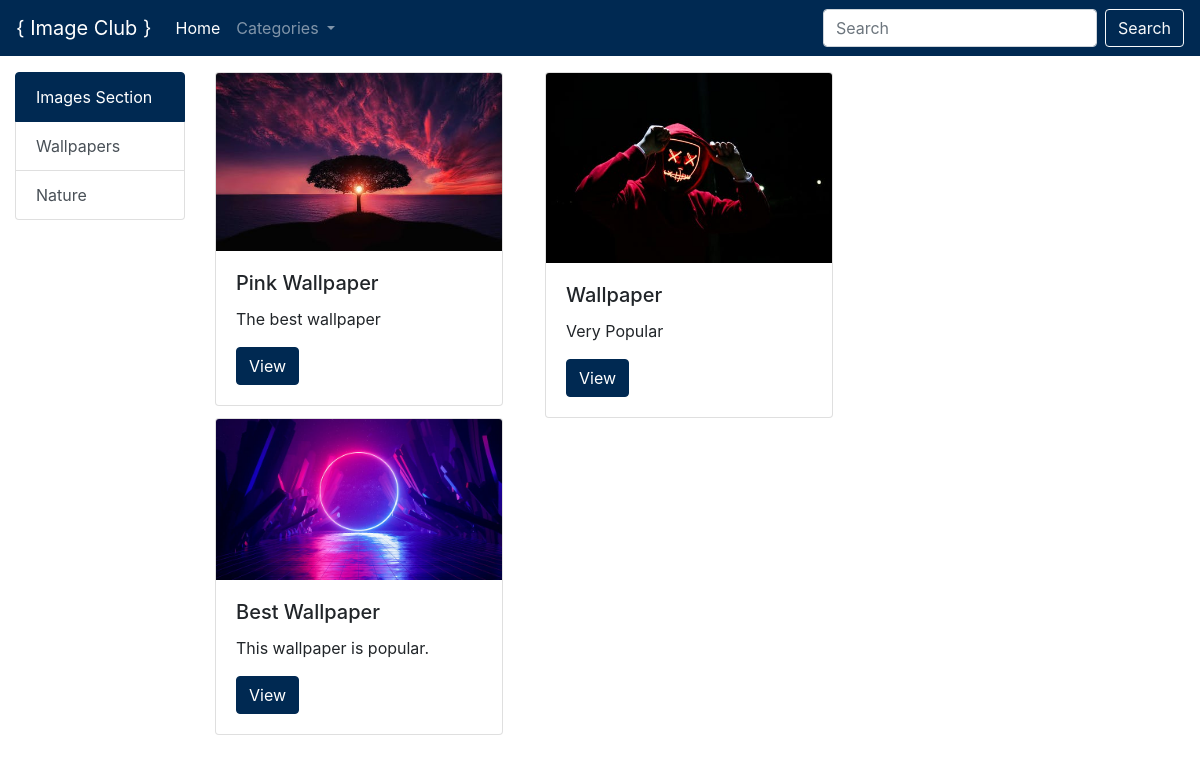
Page /category/1 on the committed database.
### myapp/models.py (models this page shows, shortened)
class Category(models.Model):
    title = models.CharField(max_length=100)
    description = models.TextField()

class Image(models.Model):
    title = models.CharField(max_length=200)
    description = models.TextField()
    image = models.ImageField(upload_to = 'images')
    date = models.DateTimeField()
    cat = models.ForeignKey(Category,on_delete=models.CASCADE)

### myapp/views.py (the view)
# urls.py: path('category/<int:cid>', views.cats_by_image, name="cats_by_image"),
def cats_by_image(request,cid):
    cats = Category.objects.all()
    cat = Category.objects.get(pk=cid)
    images = Image.objects.filter(cat=cat)
    data = {'image' : images, 'cats' : cats}
    return render(request,'main.html', data)

### templates/main.html (shortened to what this page needs)
    {% include 'header.html' %}
  <div class="container-fluid">
    <div class="row mt-3">
      <div class="col-md-2">
          <div class="list-group">
            <a href="" class="list-group-item list-group-item-action active">
              Images Section
            </a>
            {% for c in cats %}
            <a href="/category/{{c.pk}}"class="list-group-item list-group-item-action">{{c.title}}</a>
            {% endfor %}
          </div>
      </div>
      <div class="col-md-10">
          <div class="row">
            <div class="col-md-12">
              <div class="card-columns">
                {% for i in image %}
                <div class="card" style="width: 18rem;">
                  <img class="card-img-top" src="/media/{{i.image}}" alt="Card image cap">
                  <div class="card-body">
                    <h5 class="card-title">{{i.title}}</h5>
                    <p class="card-text">{{i.description}}</p>
                    <a href="#" class="btn btn-primary btn-color" onclick="showModelwithImage('/media/{{i.image}}')">View</a>
                  </div>
                </div>
                {% endfor %}
              </div>
            </div>
          </div>
      </div>
    </div>
  </div>
  </body>
</html>

### templates/header.html (shortened to what this page needs)
<!doctype html>
<html lang="en">
  <head>
    <link rel="stylesheet" href="https://maxcdn.bootstrapcdn.com/bootstrap/4.0.0/css/bootstrap.min.css">
  </head>
  <body>
    <nav class="navbar navbar-expand-lg sticky-top navbar-dark bg-dark">
      <a class="navbar-brand" href="/">{ Image Club }</a>
      <div class="collapse navbar-collapse" id="navbarSupportedContent">
        <ul class="navbar-nav mr-auto">
          <li class="nav-item active">
            <a class="nav-link" href="/">Home <span class="sr-only">(current)</span></a>
          </li>
          <li class="nav-item dropdown">
            <a class="nav-link dropdown-toggle" href="#" id="navbarDropdown" role="button" data-toggle="dropdown" aria-haspopup="true" aria-expanded="false">
              Categories
            </a>
          </li>
        </ul>
        <form method='GET' action='/search' class="form-inline my-2 my-lg-0">
          <input class="form-control mr-sm-2" type="search" name='q' placeholder="Search" aria-label="Search">
          <button class="btn btn-outline-light my-2 my-sm-0" type="submit">Search</button>
        </form>
      </div>
    </nav>

### templates/header.html (style rules this page uses)
.navbar { background-color: #002952!important; }
.btn-primary { color: #fff; background-color: #002952; border-color: #002952; }
.list-group-item.active { z-index: 2; color: #fff; background-color: #002952; border-color: #002952; }

### rows in the picture
Category: title "Wallpapers"
Category: title "Nature"
Image: image (picture), title "Pink Wallpaper", description "The best wallpaper"
Image: image (picture), title "Best Wallpaper", description "This wallpaper is popular."
Image: image (picture), title "Wallpaper", description "Very Popular"
